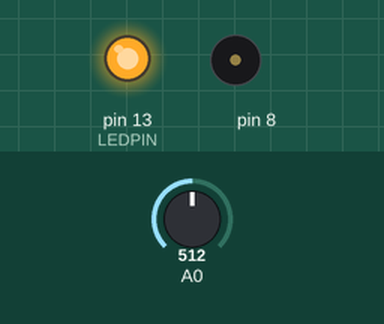
This program was run on a simulated Arduino Uno, built with avr-gcc and run on an emulated ATmega328P. Shown: output pins drawn as LEDs (lit = HIGH), buzzer (waves = sounding). Inputs (shaded band) come from the test bench; at power-on: A0 = 512.

Above: at 0.1 s.
At 5.1 s:
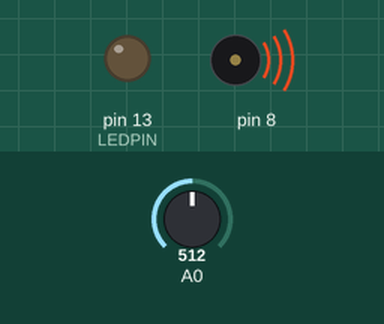
Timing chart, 0 to 6.6 s (numbered marks = the images above):
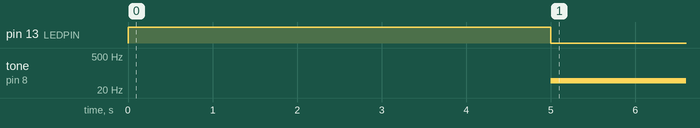

The program:

main.cpp
```cpp
#include <Arduino.h>

// put function declarations here:
int sensorValue;
int sensorLow = 1023;
int sensorHigh = 0;

const int LEDPIN = 13;

void setup() {
  pinMode(LEDPIN, OUTPUT);
  digitalWrite(LEDPIN, HIGH);

  while (millis() < 5000) {
    sensorValue = analogRead(A0);
    if (sensorValue < sensorLow) {sensorLow = sensorValue;}
    if (sensorValue > sensorHigh) {sensorHigh = sensorValue;}
  }

  Serial.print("sensor low:");
  Serial.print(sensorLow);
  Serial.print("sensor high:");
  Serial.print(sensorHigh);

  digitalWrite(LEDPIN, LOW);
}

void loop() {
  sensorValue = analogRead(A0);

  int pitch = map(sensorValue, sensorLow, sensorHigh, 50, 4000);
  tone(8, pitch);

  delay(10); // so we're telling the piezo to play for 20 ms earlier but we're only giving it 10 ms here?
}

// put function definitions here:
```

Measured:
- by itself, tone on pin 8: silent → 49 Hz at 5.0 s
